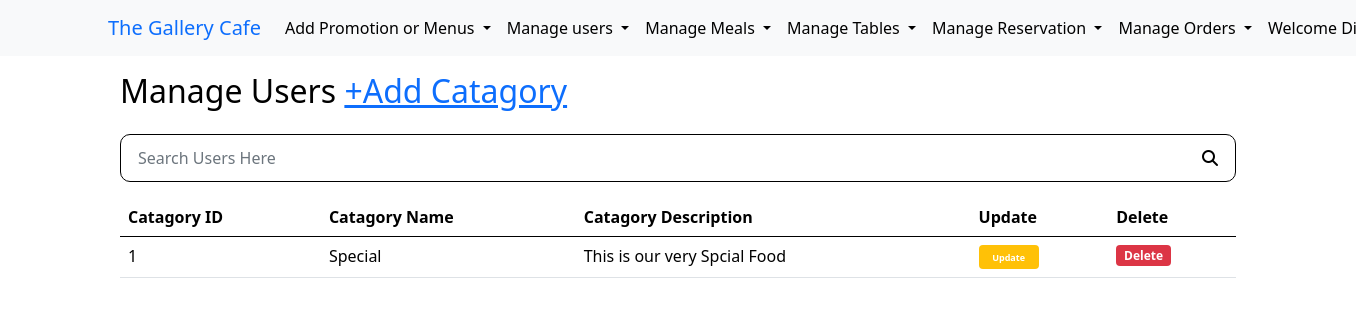
/managefoodcatagories.php (signed in), run on the app's committed database.
### tables this page shows
CREATE TABLE `categories` (
  `catagory_id` int(11) NOT NULL,
  `catagory_name` varchar(100) NOT NULL,
  `catagory_description` varchar(200) NOT NULL,
  `is_deleted` int(1) NOT NULL
);

### managefoodcatagories.php (the view, shortened to what this page needs)
<?php include("./inc/connection.php") ?>
<?php
if (isset($_POST['searchsubmit'])) {
    $searchval = $_POST['searchval'];
    $query = "SELECT * FROM categories WHERE catagory_id LIKE '%{$searchval}%' OR catagory_description LIKE '%{$searchval}%'
    OR catagory_name LIKE '%{$searchval}%'";
    $result = mysqli_query($conn, $query);
    query_check($result);
    $table = "";
    if (mysqli_num_rows($result) >= 1) {
        while ($row = mysqli_fetch_assoc($result)) {
            $table .= "<tr>";
            $table .= "<td>{$row['catagory_id']}</td>";
            $table .= "<td>{$row['catagory_name']}</td>";
            $table .= "<td>{$row['catagory_description']}</td>";
            $table .= "<td><a href=\"updatefoodcatagory.php?catagory_id={$row['catagory_id']}\">" .  "<span class=\"badge bg-warning\">Update</span>" . "</a></td>";
            $table .= "<td><a href=\"deletefoodcatagories.php?catagory_id={$row['catagory_id']}\">" .  "<span class=\"badge bg-danger\">Delete</span>" . "</a></td>";
            $table .= "</td>";
        }
    } else {
        header("Location: managefoodcatagories.php?data=notfound");
    }
} else {
    $query = "SELECT * FROM categories WHERE is_deleted=0";
    $result = mysqli_query($conn, $query);
    $table = "";
    while ($row = mysqli_fetch_assoc($result)) {
        $table .= "<tr>";
        $table .= "<td>{$row['catagory_id']}</td>";
        $table .= "<td>{$row['catagory_name']}</td>";
        $table .= "<td>{$row['catagory_description']}</td>";
        $table .= "<td><a href=\"updatefoodcatagory.php?catagory_id={$row['catagory_id']}\">" .  "<span class=\"badge bg-warning\">" .  "<span class=\"badge bg-warning\">Update</span>" . "</span>" . "</a></td>";
        $table .= "<td><a onclick=\"confirm('are you sure?')\" href=\"deletefoodcatagories.php?catagory_id={$row['catagory_id']}\">" .  "<span class=\"badge bg-danger\">Delete</span>" . "</a></td>";
        $table .= "</td>";
    }
}
?>
<!DOCTYPE html>
<html lang="en">
<head>
</head>
<?php
if ($_SESSION['usertype'] == "normaluser") {
    include("./inc/mainheader.php");
} else if ($_SESSION['usertype'] == "SystemAdmin") {
    include("./inc/adminheader.php");
} else if ($_SESSION['usertype'] == "operational") {
    include("./inc/opheader.php");
}
?>
<body>
    <div class="container">
        <form action="managefoodcatagories.php" method="post">
            <div class="row">
                <div class="col-5">
                    <h2>Manage Users <span><a href="./addfoodcatagory.php">+Add Catagory</a></span> </h2>
                </div>
            </div>
            <div class="d-flex search-bar flex-row  align-items-center mt-3 mb-3">
                <div class="flex-grow-1">
                    <input type="text" class="form-control col-10" name="searchval" placeholder="Search Users Here">
                </div>
                <div class="bt">
                    <button type="submit" class="btn form-control" name="searchsubmit"> <i class="fas fa-search"></i></button>
                </div>
            </div>
        </form>
        <table class="table">
            <thead class="">
                <th scope="col">Catagory ID</th>
                <th scope="col">Catagory Name</th>
                <th scope="col">Catagory Description</th>
                <th scope="col">Update</th>
                <th scope="col">Delete</th>
            </thead>
            <tbody>
                <?php
                if (isset($table)) {
                    echo $table;
                }
                ?>
            </tbody>
        </table>
    </div>
</body>
</html>

### css/main.css (style rules this page uses)
* { margin: 0; padding: 0; box-sizing: border-box; color: black; }

### managefoodcatagories.php (style rules this page uses)
.search-bar { border-radius: 10px; border: 1px black solid; padding: 5px; background-color: white; }
.search-bar input { padding-right: 100px; background-color: white; border: none; }
.search-bar button { padding-left: 10px; border: none; }

### data on the page
categories: catagory_id "1", catagory_name "Special", catagory_description "This is our very Spcial Food"
